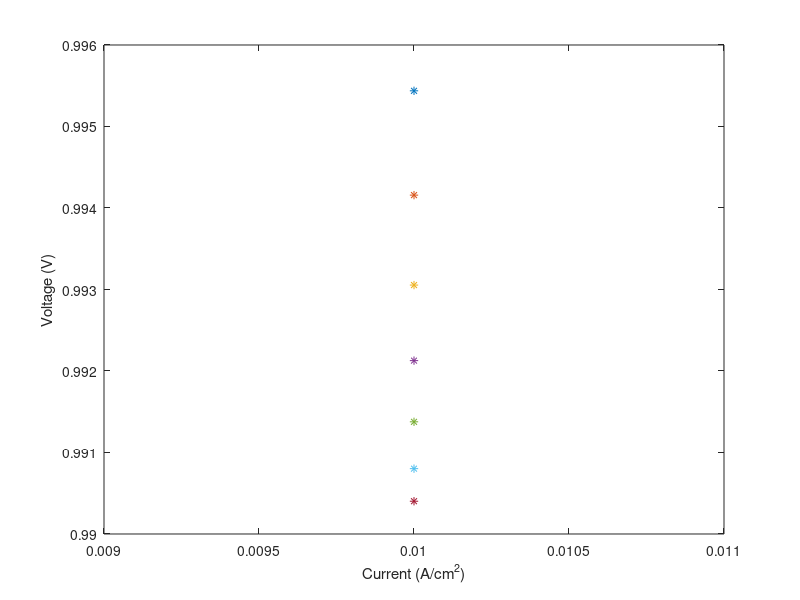

The MATLAB source for this figure:
clear all
clc
W = zeros;
V = zeros;
F = zeros;
d = zeros;
g = zeros;
a = 1:100000;
tmem = 0.017;
za = 1.5;
zc = 3;
aa = 0.5;
ac = 1;
R = 8.314;
f = 96485;
P = 3;
N = 2;
XA = 0;
XC = 3.76;
imax = 2;
HHV = 286000;
i = input('Enter the step size required for I ');
j = input('Enter the step size required for T ');
k = input('Enter the step size required for A ');
l = input('Enter the step size required for No ');
I = 0.01:i:2;
T = 325:j:355;
A = 400:k:500;
No = 80:l:120;
s = length(I);
ss = length(T);
sss = length(A);
ssss = length(No);
for n=1:ss
    for m=1:s
        for o=1:sss
            for p=1:ssss
                io = 1.08*10^(-21)*exp(0.086*T(n));
                Psat = 10^(-2.1794+0.02953*T(n)-9.1837*10^(-5)*T(n)^2+1.4454*10^(-7)*T(n)^3)/100000;
                XHOA = Psat/P;
                XHOC = Psat/P;
                XH = (1-XHOA)/(1+(XA/2)*(1+(za/(za-1))));
                PH = P*XH;
                XO = (1-XHOC)/(1+(XC/2)*(1+(zc/(zc-1))));
                PO = P*XO;
                F(n,m) = -I(m)*((ac-aa)/(ac*aa))*((R*T(n))/(N*f))*log(I(m)/io);
                if ((PO/0.1173)+Psat)<2
                    B1 = (7.16*10^(-4)*T(n)-0.622)*((PO/0.1173)+Psat)+(-1.45*10^(-3)*T(n)+1.68);
                else
                    B1 = (8.66*10^(-5)*T(n)-0.068)*((PO/0.1173)+Psat);
                end
                B2 = 2.0;
                d(m) = -I(m)*I(m)*(B1*(I(m)/imax))^B2;
                a1 = XHOA*(P/Psat);
                lmem = 0.043+17.81*a1-39.85*a1^2+39.85*a1^3;
                g(n,m) = -I(m)*I(m)*tmem/((0.005139*lmem-0.00326)*exp(1268*((1/303)-(1/T(n)))));
                c(n,m) = (1.229-8.5*10^(-4)*(T(n)-298.15)+4.3085*10^(-5)*T(n)*(log(PH)+0.5*log(PO)));
                FH(m,o) = (No(p)*A(o)*I(m))/(2*f);
                W(n,m,o,p) = A(o)*No(p)*(I(m)*c(n,m)+d(m)+F(n,m)+g(n,m));
                V(n,m) = c(n,m)+d(m)/I(m)+F(n,m)/I(m)+g(n,m)/I(m);
                E(n,m,o,p) = W(n,m,o,p)/(FH(m,o)*HHV);
                Q(n,m,o,p) = (1-(E(n,m,o,p)/100))*W(n,m,o,p);
                if W(n,m,o,p)>5000 && W(n,m,o,p)<5005
                        Power(a) = W(n,m,o,p);
                        Temp(a) = T(n);
                        Area(a) = A(o);
                        Current(a) = I(m);
                        Flow_Rate(a) = FH(m);
                        Flow(a) = Flow_Rate(a)*22.4*3600;
                        Voltage(a) = V(n,m);
                        Number(a) = No(p);
                        Efficiency(a) = E(n,m,o,p);
                        Heat_Loss(a) = Q(n,m,o,p);
                end
                a=a+1;
            end
        end
    end
end
plot(I,V,'*');
xlabel('Current (A/cm^2)');
ylabel('Voltage (V)');